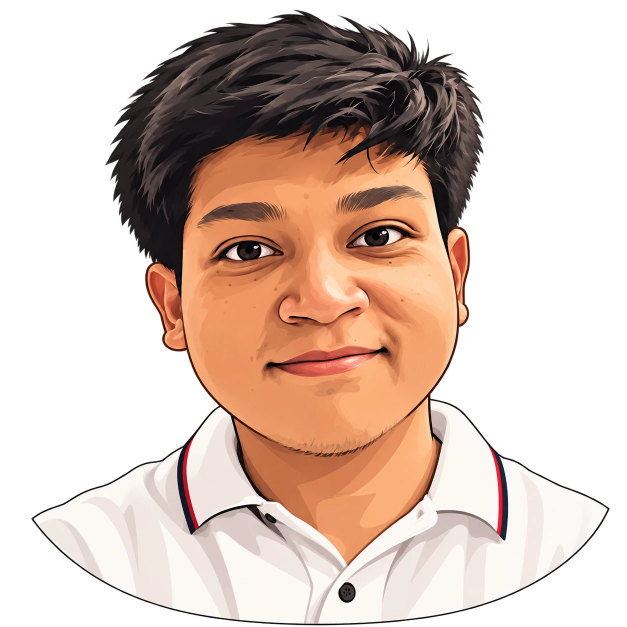
#> input picture assets/portrait.png, 1254 x 1254 px (shown at 1/2 size)
$ python make_ascii_svg.py
#> lines starting #> are read from the running program, lines starting #| are printed output that depends on the picture; after the words box and inside, x2 and y2 are one past the last pixel; in counts of white or black regions, pixels touching at a corner belong together
"""Turn assets/portrait.png into an animated ASCII-art SVG. Run locally and commit the output."""
import os
from pathlib import Path
from xml.sax.saxutils import escape

import numpy as np
from PIL import Image

ROOT = Path(__file__).resolve().parent.parent
SRC = ROOT / "assets" / "portrait.png"
OUT = ROOT / "ascii-portrait.svg"

COLS = 110               # characters across (README shows it at 370px wide regardless)
CHAR_W = 7.2             # cell width in SVG units (12px monospace)
CHAR_H = 12              # line height in SVG units
RAMP = " .`:-=+*cs#%@"   # dark -> bright
FILL = "#58a6ff"
ROW_DELAY = 0.08         # seconds between rows starting
FADE = 1.2               # seconds each row takes to fade in
STATIC = os.environ.get("STATIC") == "1"  # frozen frame for local previews


def to_grid(path):
    img = Image.open(path).convert("RGBA")
#> img is the input picture: PIL image 1254x1254 RGBA; mean R, G, B, A 99.4, 78.4, 67.4, 133.7
    w, h = img.size
#> w = 1254; h = 1254
    rows = max(1, round((h / w) * COLS * CHAR_W / CHAR_H))
#> rows = 66
    img = img.resize((COLS, rows), Image.BOX)
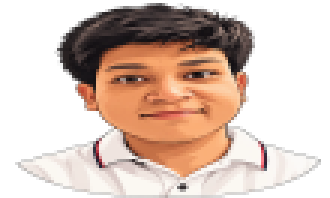
#> img: PIL image 110x66 RGBA (shown 3 times larger); mean R, G, B, A 98.6, 77.7, 66.6, 133.7; transparent parts drawn white
    arr = np.asarray(img).astype(float)
    r, g, b, a = arr[..., 0], arr[..., 1], arr[..., 2], arr[..., 3]
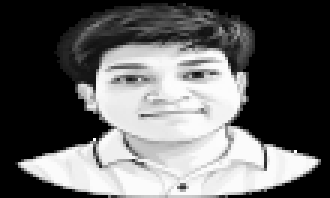
#> r: shape (66, 110) float64 (shown 3 times larger); min 0, max 255, mean 98.6
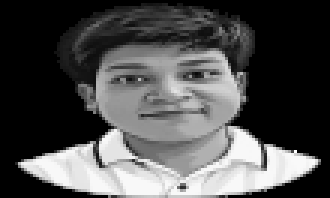
#> g: shape (66, 110) float64 (shown 3 times larger); min 0, max 255, mean 77.7
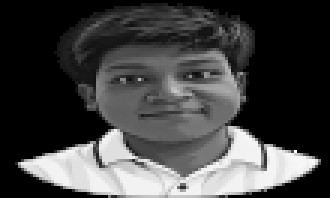
#> b: shape (66, 110) float64 (shown 3 times larger); min 0, max 255, mean 66.6
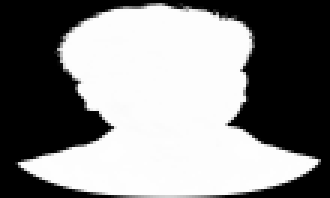
#> a: shape (66, 110) float64 (shown 3 times larger); min 0, max 254, mean 133.7
    lum = (0.299 * r + 0.587 * g + 0.114 * b) / 255
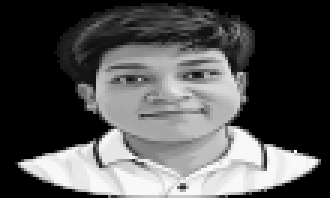
#> lum: shape (66, 110) float64 (shown 3 times larger); min 0, max 1, mean 0.324
    lum[a < 128] = 0  # transparent background becomes blank
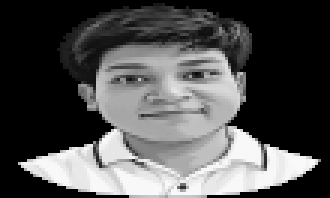
#> lum: shape (66, 110) float64 (shown 3 times larger); 2.85% of pixels changed, all inside (x1, y1, x2, y2) = (5, 1, 107, 66)
    idx = np.clip((lum * (len(RAMP) - 1)).round().astype(int), 0, len(RAMP) - 1)
    return ["".join(RAMP[i] for i in row) for row in idx]


def build_svg(lines):
    width = COLS * CHAR_W
#> width = 792
    height = len(lines) * CHAR_H
#> height = 792
    style = "" if STATIC else f"<style>.r{{opacity:0;animation:fadein {FADE}s ease forwards}}@keyframes fadein{{to{{opacity:1}}}}</style>"
    rows = []
    for i, line in enumerate(lines):
        cls = "" if STATIC else ' class="r"'
        delay = "" if STATIC else f' style="animation-delay:{i * ROW_DELAY:.2f}s"'
        rows.append(f'<text x="0" y="{(i + 1) * CHAR_H - 2}"{cls}{delay} xml:space="preserve">{escape(line)}</text>')
#> this loop made 66 passes
#> delay on passes 1 to 12: ' style="animation-delay:0.00s"', ' style="animation-delay:0.08s"', ' style="animation-delay:0.16s"', ' style="animation-delay:0.24s"', ' style="animation-delay:0.32s"', ' style="animation-delay:0.40s"', ' style="animation-delay:0.48s"', ' style="animation-delay:0.56s"', ' style="animation-delay:0.64s"', ' style="animation-delay:0.72s"', ' style="animation-delay:0.80s"', ' style="animation-delay:0.88s"'
#> after the loop, rows = 66 items
    return (
        f'<svg xmlns="http://www.w3.org/2000/svg" viewBox="0 0 {width:g} {height:g}" '
        f'width="{width:g}" height="{height:g}">{style}'
        f'<g font-family="monospace" font-size="12" fill="{FILL}">{"".join(rows)}</g></svg>'
    )


if __name__ == "__main__":
    OUT.write_text(build_svg(to_grid(SRC)), encoding="utf-8")
    print(f"wrote {OUT.name}")
